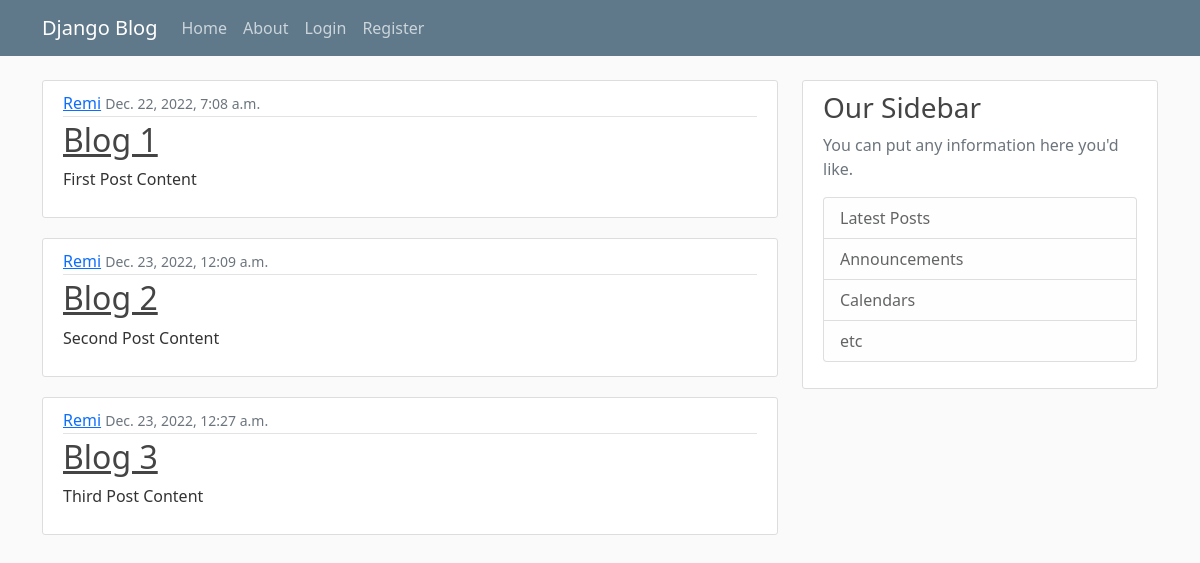
The page / on the database its author committed.
### blog/models.py (models this page shows, shortened)
class Post(models.Model):
    title = models.CharField(max_length=100)
    content = models.TextField()
    date_posted = models.DateTimeField(default=timezone.now)
    author = models.ForeignKey(User, on_delete=models.CASCADE)

### blog/views.py (the view)
# urls.py: path("", views.home, name="blog-home"),
def home(request):
    context = {"poster": Post.objects.all()}
    return render(request, "blog/home.html", context)

### blog/templates/blog/home.html
{% extends "blog/base.html" %} {% block content %}
{% for post in poster %}
<article class="media content-section">
  <div class="media-body">
    <div class="article-metadata">
      <a class="mr-2" href="#">{{ post.author }}</a>
      <small class="text-muted">{{ post.date_posted }}</small>
    </div>
    <h2><a class="article-title" href="#">{{ post.title }}</a></h2>
    <p class="article-content">{{ post.content }}</p>
  </div>
</article>
{% endfor %} {% endblock content %}

### blog/templates/blog/base.html (shortened to what this page needs)
{% load static %}
<!DOCTYPE html>
<html lang="en">
  <head>
    <link
      href="https://cdn.jsdelivr.net/npm/bootstrap@5.0.2/dist/css/bootstrap.min.css"
      rel="stylesheet"
    />
    <link rel= "stylesheet" href="{% static 'blog/main.css' %}" type="text/css" >
  </head>
  <body>
    <header class="site-header">
      <nav class="navbar navbar-expand-md navbar-dark bg-steel fixed-top">
        <div class="container">
          <a class="navbar-brand mr-4" href="/">Django Blog</a>
          <div class="collapse navbar-collapse" id="navbarToggle">
            <div class="navbar-nav mr-auto">
              <a class="nav-item nav-link" href="{% url 'blog-home' %}">Home</a>
              <a class="nav-item nav-link" href="{% url 'blog-about' %}">About</a>
            </div>
            <div class="navbar-nav">
              <a class="nav-item nav-link" href="{% url 'blog-king' %}">Login</a>
              <a class="nav-item nav-link" href="#">Register</a>
            </div>
          </div>
        </div>
      </nav>
    </header>
    <main role="main" class="container">
        <div class="row">
          <div class="col-md-8">
            {% block content %}{% endblock %}
          </div>
          <div class="col-md-4">
            <div class="content-section">
              <h3>Our Sidebar</h3>
              <p class='text-muted'>You can put any information here you'd like.
                <ul class="list-group">
                  <li class="list-group-item list-group-item-light">Latest Posts</li>
                  <li class="list-group-item list-group-item-light">Announcements</li>
                  <li class="list-group-item list-group-item-light">Calendars</li>
                  <li class="list-group-item list-group-item-light">etc</li>
                </ul>
              </p>
            </div>
          </div>
        </div>
    </main>
  </body>
</html>

### blog/static/blog/main.css (style rules this page uses)
body { background: #fafafa; color: #333333; margin-top: 5rem; }
h1, h2, h3, h4, h5, h6 { color: #444444; }
ul { margin: 0; }
.bg-steel { background-color: #5f788a; }
.site-header .navbar-nav .nav-link { color: #cbd5db; }
.content-section { background: #ffffff; padding: 10px 20px; border: 1px solid #dddddd; border-radius: 3px; margin-bottom: 20px; }
.article-title { color: #444444; }
.article-content { white-space: pre-line; }
.article-metadata { padding-bottom: 1px; margin-bottom: 4px; border-bottom: 1px solid #e3e3e3 }

### rows shown on the page
Post: author "Remi", date_posted "Dec. 22, 2022, 7:08 a.m.", title "Blog 1", content "First Post Content"
Post: author "Remi", date_posted "Dec. 23, 2022, 12:09 a.m.", title "Blog 2", content "Second Post Content"
Post: author "Remi", date_posted "Dec. 23, 2022, 12:27 a.m.", title "Blog 3", content "Third Post Content"
